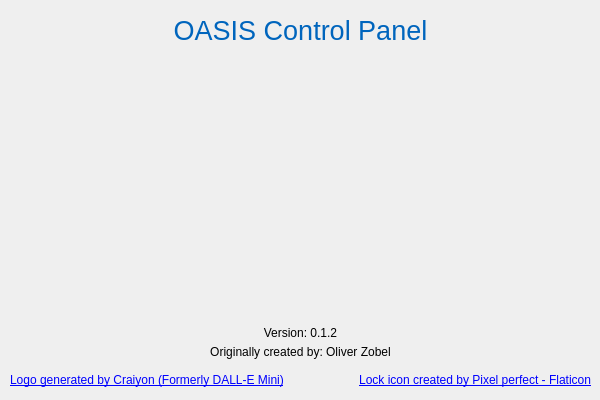
<?xml version="1.0" encoding="UTF-8"?>
<ui version="4.0">
 <class>Dialog</class>
 <widget class="QDialog" name="Dialog">
  <property name="geometry">
   <rect>
    <x>0</x>
    <y>0</y>
    <width>600</width>
    <height>400</height>
   </rect>
  </property>
  <property name="sizePolicy">
   <sizepolicy hsizetype="Fixed" vsizetype="Fixed">
    <horstretch>0</horstretch>
    <verstretch>0</verstretch>
   </sizepolicy>
  </property>
  <property name="minimumSize">
   <size>
    <width>600</width>
    <height>400</height>
   </size>
  </property>
  <property name="maximumSize">
   <size>
    <width>600</width>
    <height>400</height>
   </size>
  </property>
  <property name="contextMenuPolicy">
   <enum>Qt::NoContextMenu</enum>
  </property>
  <property name="windowTitle">
   <string>About OASIS Control Panel</string>
  </property>
  <widget class="QLabel" name="label">
   <property name="geometry">
    <rect>
     <x>0</x>
     <y>10</y>
     <width>601</width>
     <height>41</height>
    </rect>
   </property>
   <property name="font">
    <font>
     <pointsize>20</pointsize>
    </font>
   </property>
   <property name="cursor">
    <cursorShape>ArrowCursor</cursorShape>
   </property>
   <property name="text">
    <string>&lt;html&gt;&lt;head/&gt;&lt;body&gt;&lt;p&gt;&lt;span style=&quot; color:#0065bd;&quot;&gt;OASIS Control Panel&lt;/span&gt;&lt;/p&gt;&lt;/body&gt;&lt;/html&gt;</string>
   </property>
   <property name="alignment">
    <set>Qt::AlignCenter</set>
   </property>
   <property name="textInteractionFlags">
    <set>Qt::NoTextInteraction</set>
   </property>
  </widget>
  <widget class="QLabel" name="label_3">
   <property name="geometry">
    <rect>
     <x>0</x>
     <y>340</y>
     <width>601</width>
     <height>25</height>
    </rect>
   </property>
   <property name="text">
    <string>&lt;html&gt;&lt;head/&gt;&lt;body&gt;&lt;p&gt;Originally created by: Oliver Zobel&lt;/p&gt;&lt;/body&gt;&lt;/html&gt;</string>
   </property>
   <property name="alignment">
    <set>Qt::AlignCenter</set>
   </property>
  </widget>
  <widget class="QLabel" name="label_4">
   <property name="geometry">
    <rect>
     <x>0</x>
     <y>320</y>
     <width>601</width>
     <height>25</height>
    </rect>
   </property>
   <property name="text">
    <string>Version: 0.1.2</string>
   </property>
   <property name="alignment">
    <set>Qt::AlignCenter</set>
   </property>
  </widget>
  <widget class="QLabel" name="label_8">
   <property name="geometry">
    <rect>
     <x>290</x>
     <y>370</y>
     <width>301</width>
     <height>21</height>
    </rect>
   </property>
   <property name="text">
    <string>&lt;a href=&quot;https://www.flaticon.com/de/kostenlose-icons/sperren&quot; title=&quot;sperren Icons&quot;&gt;Lock icon created by Pixel perfect - Flaticon&lt;/a&gt;</string>
   </property>
   <property name="alignment">
    <set>Qt::AlignRight|Qt::AlignTrailing|Qt::AlignVCenter</set>
   </property>
  </widget>
  <widget class="QLabel" name="label_2">
   <property name="geometry">
    <rect>
     <x>170</x>
     <y>60</y>
     <width>256</width>
     <height>256</height>
    </rect>
   </property>
   <property name="contextMenuPolicy">
    <enum>Qt::CustomContextMenu</enum>
   </property>
   <property name="text">
    <string/>
   </property>
   <property name="pixmap">
    <pixmap resource="UI_resources.qrc">:/Icons/resources/icons/256x256.png</pixmap>
   </property>
   <property name="scaledContents">
    <bool>true</bool>
   </property>
  </widget>
  <widget class="QLabel" name="label_5">
   <property name="geometry">
    <rect>
     <x>10</x>
     <y>370</y>
     <width>291</width>
     <height>21</height>
    </rect>
   </property>
   <property name="text">
    <string>&lt;a href=&quot;https://www.craiyon.com/&quot; title=&quot;Craiyon&quot;&gt;Logo generated by Craiyon (Formerly DALL-E Mini)&lt;/a&gt;</string>
   </property>
  </widget>
 </widget>
 <resources>
  <include location="UI_resources.qrc"/>
 </resources>
 <connections/>
</ui>
